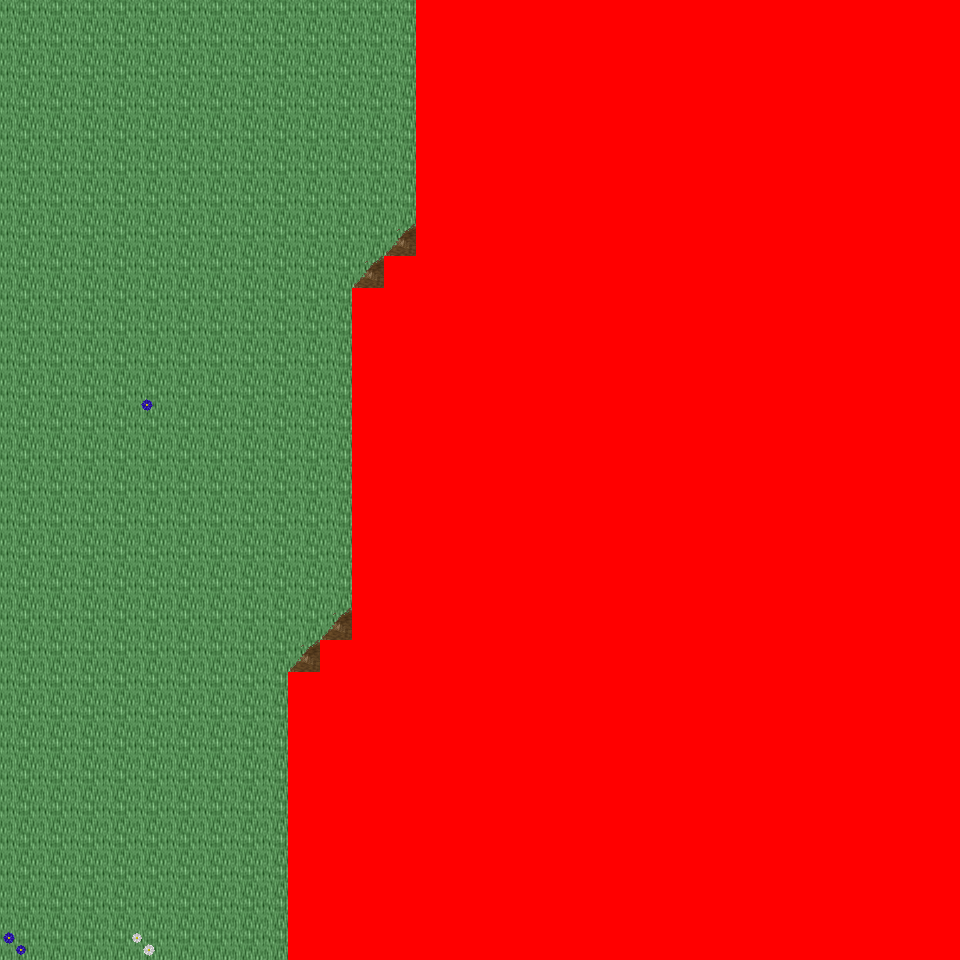

A level layout from a 2D game, rendered from its tile map. Below: a short description, then the map file with tile-grid data replaced by summaries:
An orthogonal 30x30 tile map with 32x32 px tiles, 6 tile layers (Ground, Object, Object2, Above, ...), 34 tilesets and 3 objects (3x mapExit).

<map version="1.0" orientation="orthogonal" renderorder="right-down" width="30" height="30" tilewidth="32" tileheight="32" nextobjectid="4">
  <tileset firstgid="1" name="tileset_logic_collision" tilewidth="32" tileheight="32" tilecount="1" columns="1">
    <image source="../drawable/tileset_logic_collision.png" width="32" height="32" />
  </tileset>
  <tileset firstgid="2" name="tileset_ground_ridge_earth_pale" tilewidth="32" tileheight="32" tilecount="96" columns="12">
    <image source="../drawable/tileset_ground_ridge_earth_pale.png" width="384" height="256" />
  </tileset>
  <tileset firstgid="98" name="tileset_ground_ridge_earth_dark" tilewidth="32" tileheight="32" tilecount="96" columns="12">
    <image source="../drawable/tileset_ground_ridge_earth_dark.png" width="384" height="256" />
  </tileset>
  <tileset firstgid="194" name="tileset_ground_ground" tilewidth="32" tileheight="32" tilecount="33" columns="3">
    <image source="../drawable/tileset_ground_ground.png" width="96" height="352" />
  </tileset>
  <tileset firstgid="227" name="tileset_building_castle" tilewidth="32" tileheight="32" tilecount="320" columns="20">
    <image source="../drawable/tileset_building_castle.png" width="640" height="512" />
  </tileset>
  <tileset firstgid="547" name="tileset_ground_grass_corners" tilewidth="32" tileheight="32" tilecount="24" columns="6">
    <image source="../drawable/tileset_ground_grass_corners.png" width="192" height="128" />
  </tileset>
  <tileset firstgid="571" name="tileset_ground_grass_edges" tilewidth="32" tileheight="32" tilecount="36" columns="12">
    <image source="../drawable/tileset_ground_grass_edges.png" width="384" height="96" />
  </tileset>
  <tileset firstgid="607" name="tileset_item_pot_barrels_1" tilewidth="32" tileheight="32" tilecount="8" columns="4">
    <image source="../drawable/tileset_item_pot_barrels_1.png" width="128" height="64" />
  </tileset>
  <tileset firstgid="615" name="tileset_item_weapon_cannon" tilewidth="32" tileheight="32" tilecount="12" columns="3">
    <image source="../drawable/tileset_item_weapon_cannon.png" width="96" height="128" />
  </tileset>
  <tileset firstgid="627" name="tileset_building_door_door" tilewidth="32" tileheight="32" tilecount="6" columns="3">
    <image source="../drawable/tileset_building_door_door.png" width="96" height="64" />
  </tileset>
  <tileset firstgid="633" name="tileset_building_door_closed" tilewidth="32" tileheight="32" tilecount="1" columns="1">
    <image source="../drawable/tileset_building_door_closed.png" width="32" height="32" />
  </tileset>
  <tileset firstgid="634" name="tileset_building_window_window_centered" tilewidth="32" tileheight="32" tilecount="1" columns="1">
    <image source="../drawable/tileset_building_window_window_centered.png" width="32" height="32" />
  </tileset>
  <tileset firstgid="635" name="tileset_building_decoration_chimney_big" tilewidth="32" tileheight="32" tilecount="2" columns="1">
    <image source="../drawable/tileset_building_decoration_chimney_big.png" width="32" height="64" />
  </tileset>
  <tileset firstgid="637" name="tileset_building_tan_building" tilewidth="32" tileheight="32" tilecount="24" columns="4">
    <image source="../drawable/tileset_building_tan_building.png" width="128" height="192" />
  </tileset>
  <tileset firstgid="661" name="tileset_building_museum" tilewidth="32" tileheight="32" tilecount="56" columns="7">
    <image source="../drawable/tileset_building_museum.png" width="224" height="256" />
  </tileset>
  <tileset firstgid="717" name="tileset_building_decoration_chimney" tilewidth="32" tileheight="32" tilecount="2" columns="1">
    <image source="../drawable/tileset_building_decoration_chimney.png" width="32" height="64" />
  </tileset>
  <tileset firstgid="719" name="tileset_plant_tree_fall_trees" tilewidth="32" tileheight="32" tilecount="40" columns="8">
    <image source="../drawable/tileset_plant_tree_fall_trees.png" width="256" height="160" />
  </tileset>
  <tileset firstgid="759" name="tileset_plant_leaves" tilewidth="32" tileheight="32" tilecount="8" columns="4">
    <image source="../drawable/tileset_plant_leaves.png" width="128" height="64" />
  </tileset>
  <tileset firstgid="767" name="tileset_plant_vine" tilewidth="32" tileheight="32" tilecount="3" columns="1">
    <image source="../drawable/tileset_plant_vine.png" width="32" height="96" />
  </tileset>
  <tileset firstgid="770" name="tileset_item_pot_pot_burgundy" tilewidth="32" tileheight="32" tilecount="1" columns="1">
    <image source="../drawable/tileset_item_pot_pot_burgundy.png" width="32" height="32" />
  </tileset>
  <tileset firstgid="771" name="tileset_building_stairs_stairs_grey" tilewidth="32" tileheight="32" tilecount="6" columns="3">
    <image source="../drawable/tileset_building_stairs_stairs_grey.png" width="96" height="64" />
  </tileset>
  <tileset firstgid="777" name="tileset_furniture_light_lamp_blue" tilewidth="32" tileheight="32" tilecount="3" columns="1">
    <image source="../drawable/tileset_furniture_light_lamp_blue.png" width="32" height="96" />
  </tileset>
  <tileset firstgid="780" name="tileset_light_dim_light_7x5" tilewidth="32" tileheight="32" tilecount="35" columns="7">
    <image source="../drawable/tileset_light_dim_light_7x5.png" width="224" height="160" />
  </tileset>
  <tileset firstgid="815" name="tileset_plant_flower_daisy_blue" tilewidth="32" tileheight="32" tilecount="8" columns="2">
    <image source="../drawable/tileset_plant_flower_daisy_blue.png" width="64" height="128" />
  </tileset>
  <tileset firstgid="823" name="tileset_plant_flower_daisy_red" tilewidth="32" tileheight="32" tilecount="8" columns="2">
    <image source="../drawable/tileset_plant_flower_daisy_red.png" width="64" height="128" />
  </tileset>
  <tileset firstgid="831" name="tileset_plant_flower_daisy_white" tilewidth="32" tileheight="32" tilecount="8" columns="2">
    <image source="../drawable/tileset_plant_flower_daisy_white.png" width="64" height="128" />
  </tileset>
  <tileset firstgid="839" name="tileset_plant_flower_daisy_yellow" tilewidth="32" tileheight="32" tilecount="8" columns="2">
    <image source="../drawable/tileset_plant_flower_daisy_yellow.png" width="64" height="128" />
  </tileset>
  <tileset firstgid="847" name="tileset_ground_ground_3" tilewidth="32" tileheight="32" tilecount="5" columns="5">
    <image source="../drawable/tileset_ground_ground_3.png" width="160" height="32" />
  </tileset>
  <tileset firstgid="852" name="tileset_building_cottage" tilewidth="32" tileheight="32" tilecount="256" columns="16">
    <image source="../drawable/tileset_building_cottage.png" width="512" height="512" />
  </tileset>
  <tileset firstgid="1108" name="tileset_building_roof_thatched_roof" tilewidth="32" tileheight="32" tilecount="256" columns="16">
    <image source="../drawable/tileset_building_roof_thatched_roof.png" width="512" height="512" />
  </tileset>
  <tileset firstgid="1364" name="tileset_building_door_doors" tilewidth="32" tileheight="32" tilecount="256" columns="16">
    <image source="../drawable/tileset_building_door_doors.png" width="512" height="512" />
  </tileset>
  <tileset firstgid="1620" name="tileset_building_window_windows" tilewidth="32" tileheight="32" tilecount="256" columns="16">
    <image source="../drawable/tileset_building_window_windows.png" width="512" height="512" />
  </tileset>
  <tileset firstgid="1876" name="tileset_logic_portal" tilewidth="32" tileheight="32" tilecount="24" columns="8">
    <image source="../drawable/tileset_logic_portal.png" width="256" height="96" />
  </tileset>
  <tileset firstgid="1900" name="tileset_building_decoration_banner" tilewidth="32" tileheight="32" tilecount="12" columns="1">
    <image source="../drawable/tileset_building_decoration_banner.png" width="32" height="384" />
  </tileset>
  <layer name="Ground" width="30" height="30">
    <data>[900 cells, 900 non-empty, 4 distinct tile ids]</data>
  </layer>
  <layer name="Object" width="30" height="30">
    <data>[900 cells, 198 non-empty, 13 distinct tile ids]</data>
  </layer>
  <layer name="Object2" width="30" height="30">
    <data>[900 cells, 0 non-empty, 0 distinct tile ids]</data>
  </layer>
  <layer name="Above" width="30" height="30">
    <data>[900 cells, 0 non-empty, 0 distinct tile ids]</data>
  </layer>
  <layer name="Above2" width="30" height="30">
    <data>[900 cells, 0 non-empty, 0 distinct tile ids]</data>
  </layer>
  <layer name="Walkable" width="30" height="30">
    <data>[900 cells, 572 non-empty, 1 distinct tile ids]</data>
  </layer>
  <objectgroup name="MapEvents">
    <object id="1" name="north" type="mapExit" x="0" y="0" width="416" height="32">
      <properties>
        <property name="map" value="level_0_x54_y61" />
        <property name="x" value="0" />
        <property name="y" value="28" />
      </properties>
    </object>
    <object id="2" name="south" type="mapExit" x="0" y="928" width="288" height="32">
      <properties>
        <property name="map" value="level_0_x54_y63" />
        <property name="x" value="0" />
        <property name="y" value="1" />
      </properties>
    </object>
    <object id="3" name="west" type="mapExit" x="0" y="0" width="32" height="960">
      <properties>
        <property name="map" value="level_0_x53_y62" />
        <property name="x" value="28" />
        <property name="y" value="0" />
      </properties>
    </object>
  </objectgroup>
</map>
